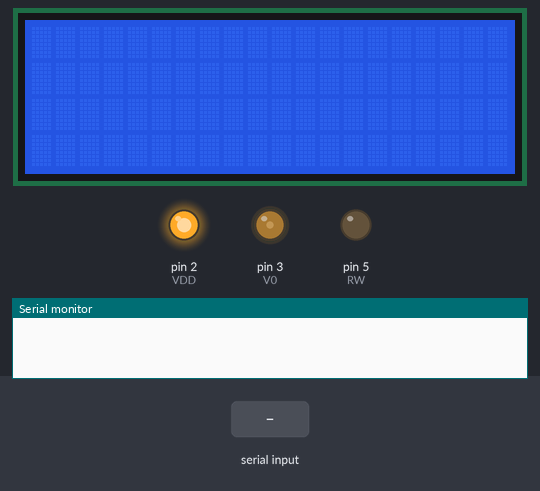
This program was run on a simulated Arduino Nano, built with avr-gcc and run on an emulated ATmega328P. Shown: 20×4 character LCD, output pins drawn as LEDs (lit = HIGH), the last lines printed to the serial monitor. The test bench sets the inputs (shaded band).

Above: at 1.2 s.
1.3 s: "c" received over Serial
At 2.8 s:
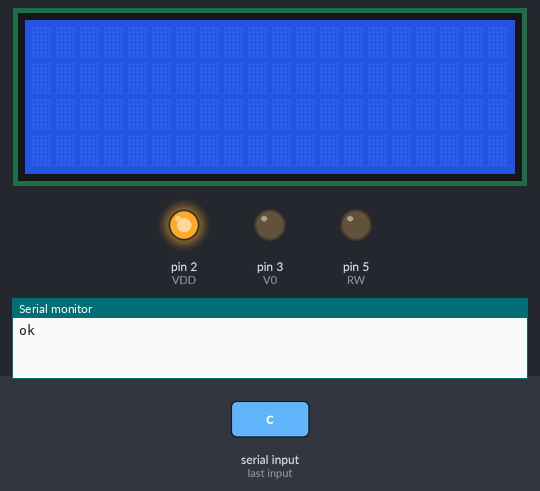
Timing chart, 0 to 4.3 s (numbered marks = the images above; inputs shaded):
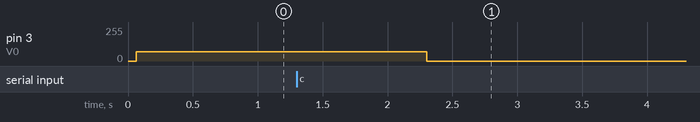

The program:

main.cpp
```cpp
#include <Arduino.h>
#include <Wire.h>
#include <LiquidCrystal.h>

#define VDD 2
#define V0 3
#define RS 4
#define RW 5
#define EN 6
#define D4 11
#define D5 12
#define D6 9
#define D7 10

LiquidCrystal lcd(RS, EN, D4, D5, D6, D7);


int contrast = 0;
String str1;
String str2;
String str3;
String str4;

String incoming_data;


void setup() {
  pinMode(VDD, OUTPUT);
  digitalWrite(VDD, HIGH);
  pinMode(V0, OUTPUT);
  pinMode(RW, OUTPUT);
  digitalWrite(RW, LOW);
  lcd.begin(20, 4);
  Serial.begin(9600);
  analogWrite(V0, 70);
  }

void loop() {
  incoming_data = Serial.readString();
  if (incoming_data.substring(0,1) == "t"){
    lcd.setCursor(0, 0);
    lcd.print(incoming_data.substring(1, 21));
    lcd.setCursor(0, 1);
    lcd.print(incoming_data.substring(21, 41));
    lcd.setCursor(0, 2);
    lcd.print(incoming_data.substring(41, 61));
    lcd.setCursor(0, 3);
    lcd.print(incoming_data.substring(61, 81));
    Serial.println("ok");
  }
  if (incoming_data.substring(0,1) == "e") Serial.println("ok");

  if (incoming_data.substring(0,1) == "c"){
    String contrast = incoming_data.substring(1, 3);
    analogWrite(V0, contrast.toInt());
    Serial.println("ok");
  }
}
```

Measured:
- after the input at 1.3 s, pin 3 (V0): 70/255 → 0/255 after 1.0 s
